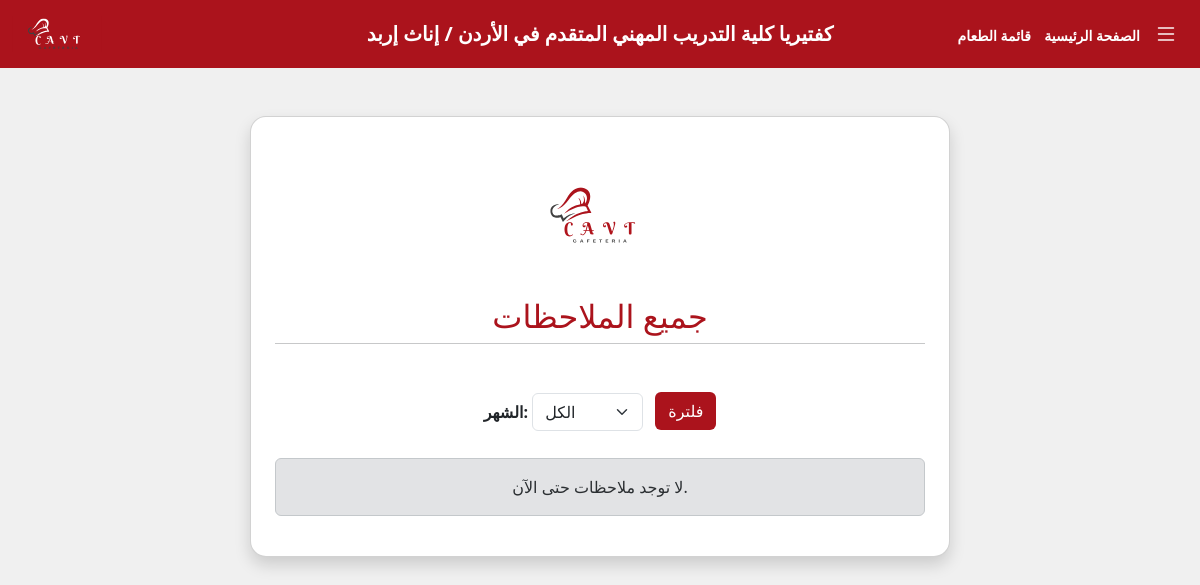
The page /Showfeedbacks (signed in) on the database as committed earlier.
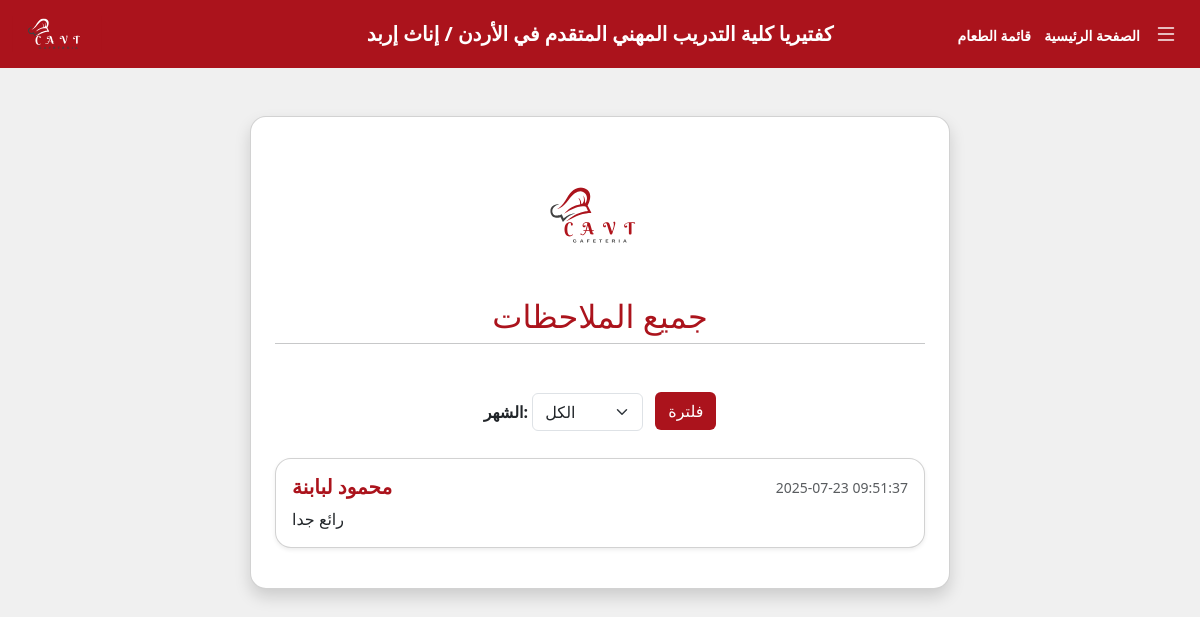
The same page on the database as committed later.
### tables this page shows
CREATE TABLE "Feedback" (
	"id"	INTEGER,
	"content"	TEXT NOT NULL,
	"feedback_date"	DATETIME DEFAULT CURRENT_TIMESTAMP,
	"user_id"	INTEGER NOT NULL,
	PRIMARY KEY("id" AUTOINCREMENT),
	FOREIGN KEY("user_id") REFERENCES "User"("id") ON DELETE CASCADE
);

CREATE TABLE "User" (
	"id"	INTEGER,
	"name"	TEXT NOT NULL,
	"specialty"	TEXT NOT NULL CHECK("specialty" IN ('مهارات إنتاج المخبوزات والحلويات والمعجنات', 'صانع حلويات شرقية', 'صانع حلويات غربية', 'صانع معجنات', 'حلاق شعر نسائي / كوافيرة أو كوافير', 'مساعد حلاق نسائي', 'مدير', 'مساعد تجميل', 'مختص مكياج', 'منسق إداري طبي', 'حاضنة أطفال', 'خياط ملابس نسائية', 'مشغل / آلة درزة صناعية', 'مدخل بيانات', 'مطور التطبيقات المتقدمة', 'تكنولوجيا إدارة النظم والشبكات', 'صيانة أنظمة ومعدات تقنية المعلومات', 'تكنولوجيا الرسم الهندسي وتطبيقاته')),
	"password"	TEXT NOT NULL,
	"phone_number"	TEXT NOT NULL CHECK(length("phone_number") = 10),
	"role_id"	INTEGER NOT NULL DEFAULT 3,
	PRIMARY KEY("id" AUTOINCREMENT),
	FOREIGN KEY("role_id") REFERENCES "Role"("id") ON DELETE CASCADE
);

### temp.py (the view)
@app.route('/Showfeedbacks')
@login_required
def show_feedbacks():
    selected_month = request.args.get('month')  # يستقبل قيمة الشهر من رابط الصفحة، مثلا ?month=7
    conn = get_db_connection()  # اتصال بقاعدة البيانات
    cursor = conn.cursor()
    if selected_month and selected_month.isdigit():
        month_str = selected_month.zfill(2)  # يحول 7 إلى '07' لأن strftime('%m') يعيد رقم الشهر 2 خانات
        query = """
        SELECT Feedback.content, Feedback.feedback_date, User.name
        FROM Feedback
        JOIN User ON Feedback.user_id = User.id
        WHERE strftime('%m', Feedback.feedback_date) = ?
        ORDER BY Feedback.feedback_date DESC
        """
        cursor.execute(query, (month_str,))
    else:
        query = """
        SELECT Feedback.content, Feedback.feedback_date, User.name
        FROM Feedback
        JOIN User ON Feedback.user_id = User.id
        ORDER BY Feedback.feedback_date DESC
        """
        cursor.execute(query)
    feedbacks = cursor.fetchall()
    conn.commit()
    conn.close()
    return render_template('showfeedback.html', pagetitle="الملاحظات", feedbacks=feedbacks, selected_month=selected_month)

### database.py (called while the page is built)
def get_db_connection():
    conn = sqlite3.connect("college_users.db")
    conn.row_factory = sqlite3.Row  # بترجع النتائج كـ dict
    return conn

### temp.py (called while the page is built)
def login_required(f):
    @wraps(f)
    def decorated_function(*args, **kwargs):
        if 'user_id' not in session:
            flash('يجب تسجيل الدخول أولاً')
            return redirect(url_for('login'))
        return f(*args, **kwargs)
    return decorated_function

### templates/showfeedback.html (shortened to what this page needs)
{% extends 'navbar.html' %}
{% block body %}
  <div class="container d-flex justify-content-center align-items-center py-5">
    <div class="card shadow p-4 w-100 max-width700px rounded-4 bg-white">
      <div class="text-center mb-4">
      <img src="{{ url_for('static', filename='image/CAVT_logo.svg') }}" alt="شعار الكلية" class="rounded" width="140">
        <h2 class="mt-3 color-AB131C">جميع الملاحظات</h2>
        <hr class="mt-2 mb-4">
      </div>
      <form method="get" class="mb-4 text-center">
        <label for="month" class="form-label fw-bold"> الشهر:</label>
        <select name="month" id="month" class="form-select d-inline-block w-auto">
          <option value="" {% if not selected_month %}selected{% endif %}>الكل </option>
        </select>
        <button type="submit" class="btn background-color-AB131C text-white mb-1 ms-2">فلترة</button>
      </form>
      {% for content, feedback_date, name in feedbacks %}
      <div class="card shadow-sm mb-3 rounded-4 note-card">
        <div class="card-body">
          <div class="d-flex justify-content-between align-items-center mb-2">
            <h5 class="mb-0 fw-bold color-AB131C">{{ name }}</h5>
            <small class="text-muted">{{ feedback_date }}</small>
          </div>
          <p class="card-text">{{ content }}</p>
        </div>
      </div>
      {% else %}
      <div class="alert alert-secondary text-center" role="alert">
        لا توجد ملاحظات حتى الآن.
      </div>
      {% endfor %}
    </div>
  </div>
{% endblock %}

Rows that differ between the two databases and show on the page:
added Feedback: name "محمود لبابنة", feedback_date "2025-07-23 09:51:37", content "رائع جدا"
Other text that changed with them:
text no longer shown: "لا توجد ملاحظات حتى الآن."
